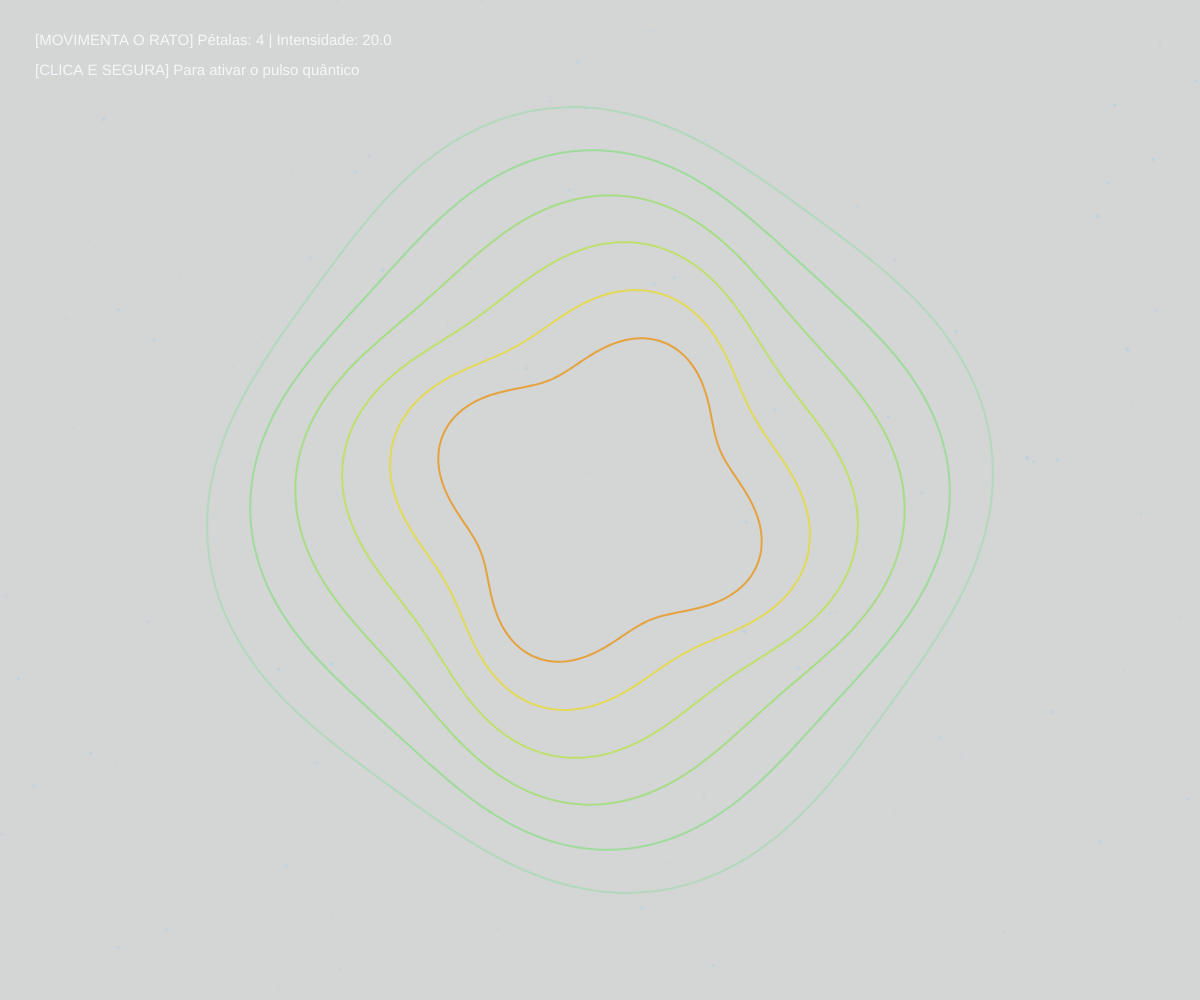
Frame 1 (no input)
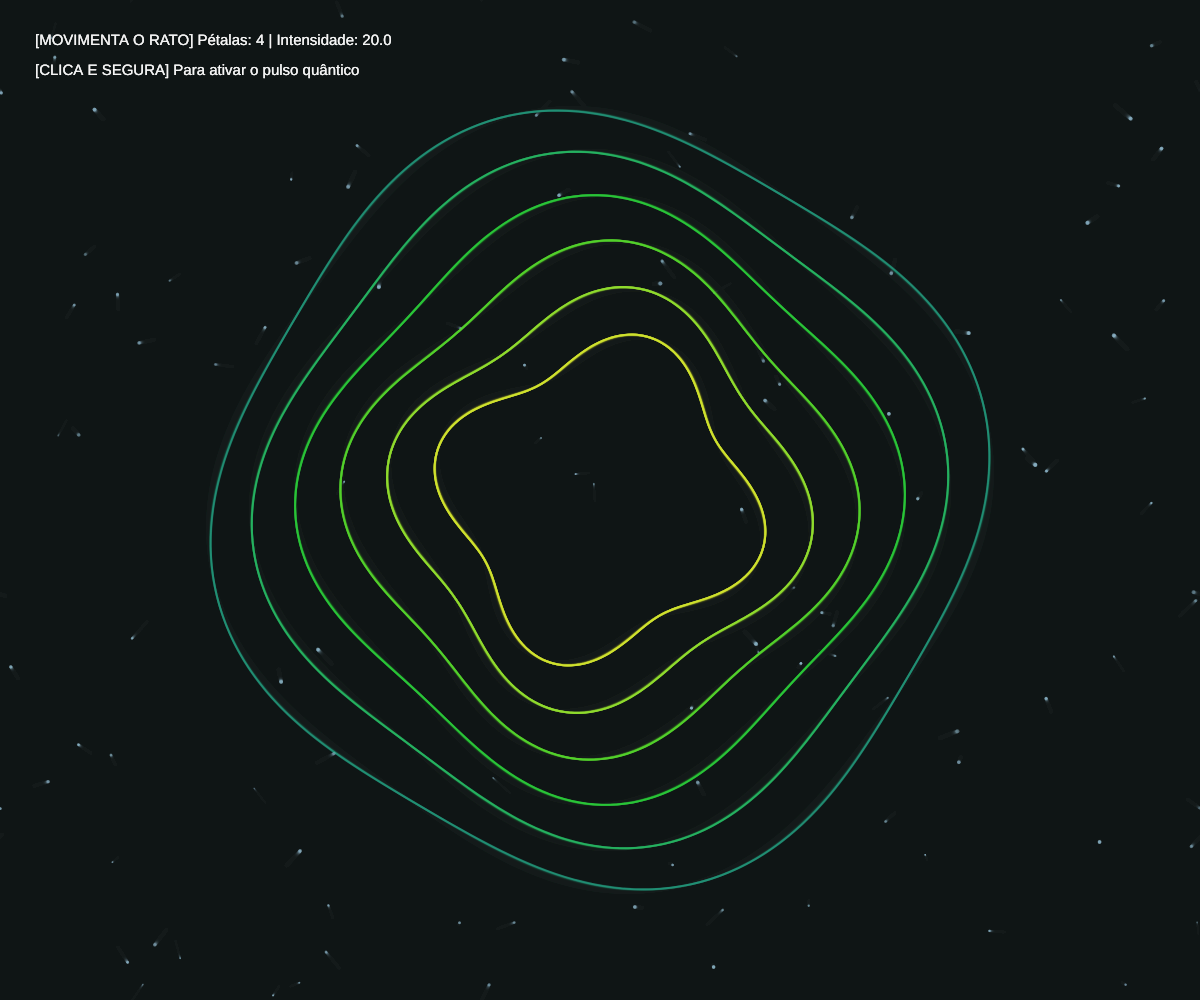
Frame 60 (no input)
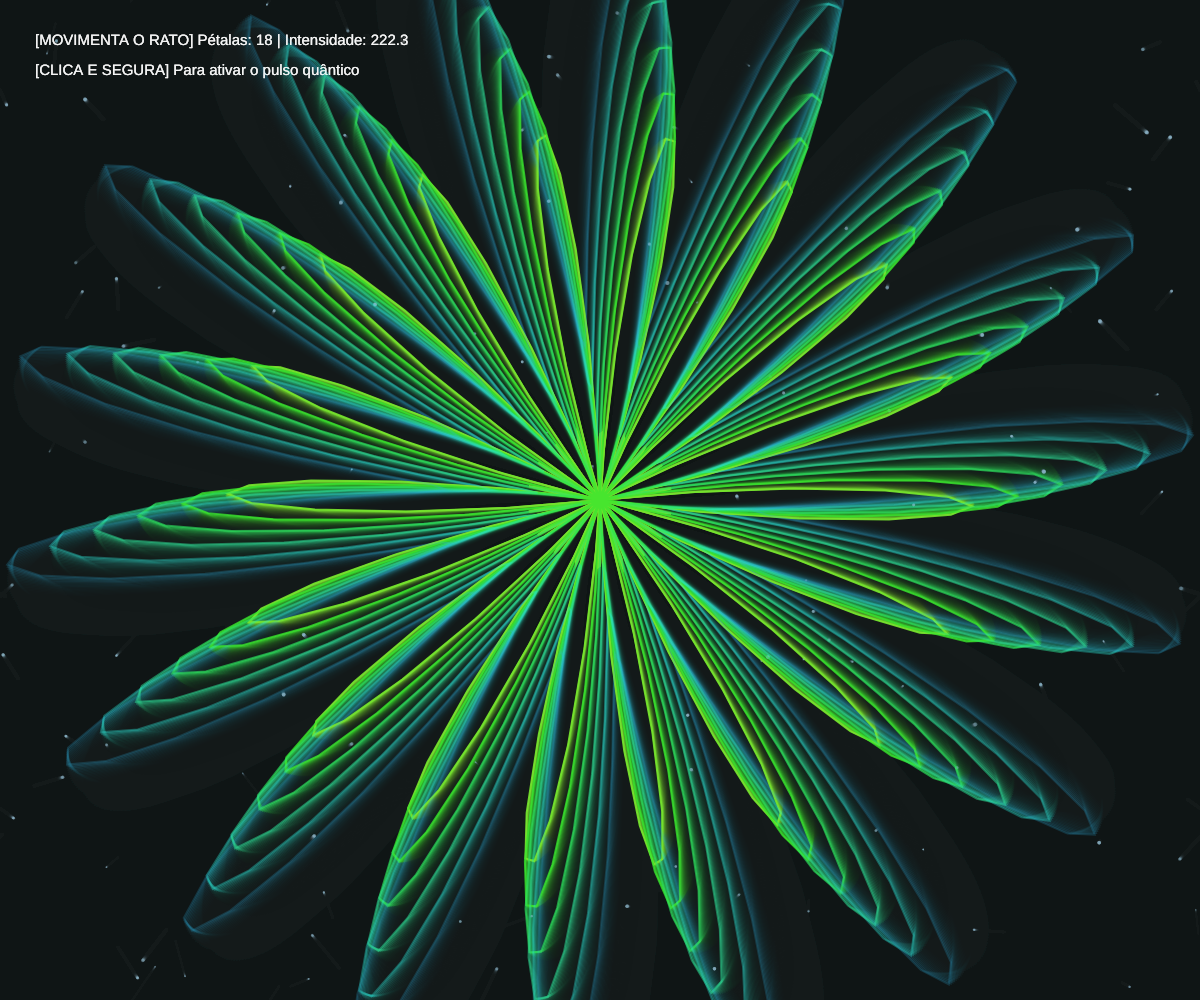
Frame 120 (the mouse pressed at the canvas centre since frame 60)

The p5.js sketch that drew these frames (run headless with seeded random() and noise() and a simulated clock; from frame 60 on, the mouse is pressed at the canvas centre):

// p5.js sketch
// ── sketch.js

let pulse = 0;
let particles = [];

function setup() {
  createCanvas(windowWidth, windowHeight);
  angleMode(DEGREES);
  colorMode(HSB, 360, 100, 100, 100);
  noFill();

  for (let i = 0; i < 110; i++) {
    particles.push({
      x: random(width),
      y: random(height),
      size: random(1.5, 4),
      speedX: random(-0.3, 0.3),
      speedY: random(-0.3, 0.3),
      alpha: random(15, 45)
    });
  }
}

function draw() {
  background(220, 20, 10, 18);

  drawParticles();

  translate(width / 2, height / 2);

  let maxRadius = height * 0.25;

  let numPetals = int(map(mouseX, 0, width, 4, 32));
  let intensity = map(mouseY, 0, height, 20, maxRadius);

  if (mouseIsPressed) {
    pulse = lerp(pulse, maxRadius * 0.35, 0.1);
  } else {
    pulse = lerp(pulse, 0, 0.1);
  }

  let totalIntensity = intensity + pulse;
  strokeWeight(2);

  for (let j = 0; j < 6; j++) {
    beginShape();
    let detail = 250;
    
    for (let i = 0; i <= detail; i++) {
      let angle = i * (360 / detail);
      
      let wave = sin(angle * numPetals + frameCount * 1.2 + j * 25) * totalIntensity;
      let radius = (height * 0.15) + (j * (height * 0.045)) + wave;

      let x = radius * cos(angle + frameCount * 0.2);
      let y = radius * sin(angle + frameCount * 0.2);

      let hueVal = (frameCount * 0.5 + j * 20 + angle * 0.1) % 360;
      let alphaVal = map(j, 0, 5, 90, 20);

      stroke(hueVal, 80, 90, alphaVal);
      vertex(x, y);
    }
    endShape(CLOSE);
  }

  drawHUD(numPetals, totalIntensity);
}

function drawParticles() {
  push();
  noStroke();
  for (let p of particles) {
    fill(200, 30, 90, p.alpha);
    circle(p.x, p.y, p.size);

    p.x += p.speedX;
    p.y += p.speedY;

    if (p.x < 0) p.x = width;
    if (p.x > width) p.x = 0;
    if (p.y < 0) p.y = height;
    if (p.y > height) p.y = 0;
  }
  pop();
}

function drawHUD(petals, intens) {
  push();
  resetMatrix();
  noStroke();
  fill(0, 0, 100, 80);
  textSize(15);
  text(`[MOVIMENTA O RATO] Pétalas: ${petals} | Intensidade: ${nf(intens, 1, 1)}`, 35, 45);
  text(`[CLICA E SEGURA] Para ativar o pulso quântico`, 35, 75);
  pop();
}

function windowResized() {
  resizeCanvas(windowWidth, windowHeight);
}
